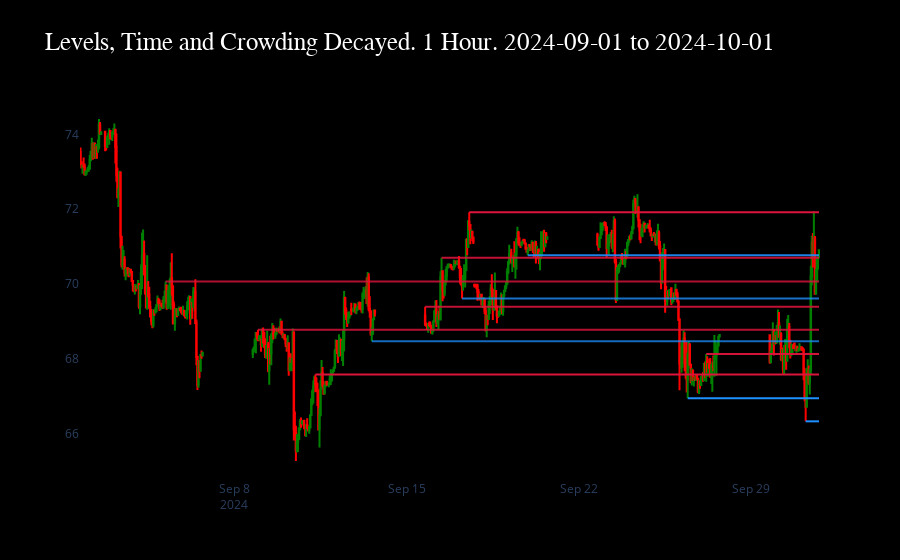

The code cell stored with this chart in its notebook:
### Code cell
import pandas as pd
import numpy as np
import plotly.graph_objects as go

# 1H levels on last 30 days, with row-aware collapse and crowd-aware decay

_df = df.copy()
_df['datetime'] = pd.to_datetime(_df['datetime'])
_df = _df.set_index('datetime').sort_index()
df_1h = _df.resample('1h').agg({'open':'first','high':'max','low':'min','close':'last','volume':'sum'}).dropna().reset_index()

earliest = df_1h['datetime'].min()
cutoff = earliest + pd.Timedelta(days=30)
df_h = df_1h[df_1h['datetime'] <= cutoff].reset_index(drop=True)

n1, n2 = 4, 2
levels_h = []
for row in range(n1, len(df_h) - n2):
    if support(df_h, row, n1, n2):
        levels_h.append((row, df_h.low[row], 1))
    if resistance(df_h, row, n1, n2):
        levels_h.append((row, df_h.high[row], 2))

# collapse while keeping row of first occurrence
def collapse_pairs(pairs, thresh=0.5):
    pairs = sorted(pairs, key=lambda x: x[1])
    kept = []
    for row, price in pairs:
        if not kept or abs(price - kept[-1][1]) > thresh:
            kept.append((row, price))
    return kept

ss_h = collapse_pairs([(r, y) for r, y, t in levels_h if t == 1])
rr_h = collapse_pairs([(r, y) for r, y, t in levels_h if t == 2])

# time decay with crowding; lines start at originating candle
last_time = df_h['datetime'].max()
first_time = df_h['datetime'].min()
span_sec = max((last_time - first_time).total_seconds(), 1)
all_levels = [lvl for _, lvl in ss_h + rr_h]
row_to_time = {i: df_h['datetime'].iloc[i] for i in range(len(df_h))}

def time_decay_levels(levels):
    out = []
    for row, level in levels:
        level_time = row_to_time.get(row, last_time)
        age_sec = max((last_time - level_time).total_seconds(), 0)
        age_norm = age_sec / span_sec
        near_count = sum(1 for v in all_levels if abs(v - level) <= window)
        effective_decay = base_decay + crowd_coeff * max(0, near_count - 1)
        strength = float(np.exp(-effective_decay * age_norm))
        out.append((row, level, strength, level_time))
    return out

ss_strengths = time_decay_levels(ss_h)
rr_strengths = time_decay_levels(rr_h)

supports = pd.DataFrame(ss_strengths, columns=['row', 'level', 'strength', 'time'])
supports['type'] = 'support'
resistances = pd.DataFrame(rr_strengths, columns=['row', 'level', 'strength', 'time'])
resistances['type'] = 'resistance'

levels = pd.merge(supports, resistances, how='outer')
levels.to_csv("levels/1h_levels_24_09_10.csv")

fig = go.Figure(data=[go.Candlestick(
    x=df_h['datetime'],
    open=df_h['open'], high=df_h['high'], low=df_h['low'], close=df_h['close'],
    increasing_line_color='green', decreasing_line_color='red'
)])

x_end = df_h['datetime'].max()

for _, level, strength, t0 in ss_strengths:
    fig.add_shape(
        type='line', xref='x', yref='y',
        x0=t0, x1=x_end, y0=level, y1=level,
        line=dict(color='rgb(30,144,255)', width=2),
        opacity=strength,
    )

for _, level, strength, t0 in rr_strengths:
    fig.add_shape(
        type='line', xref='x', yref='y',
        x0=t0, x1=x_end, y0=level, y1=level,
        line=dict(color='rgb(220,20,60)', width=2),
        opacity=strength,
    )


fig.update_layout(
    showlegend=False,
    xaxis_rangeslider_visible=False,
    xaxis=dict(showgrid=False),
    yaxis=dict(showgrid=False),
    paper_bgcolor='black',
    plot_bgcolor='black',
    title=dict(text=f'Levels, Time and Crowding Decayed. 1 Hour. {first_time.date()} to {last_time.date()}',
    font=dict(color='white', size=25, family='Cascadia Black'))
)

fig.show()

### Figure 1 — Plotly figure (JSON) as saved in the notebook; plotly's stock layout.template omitted (floating-point values rounded to 4 significant figures; data arrays with more than 128 entries replaced by an {"elided": "..."} marker saying what was removed)
{"data": [{"close": {"elided": "526 float values"}, "decreasing": {"line": {"color": "red"}}, "high": {"elided": "526 float values"}, "increasing": {"line": {"color": "green"}}, "low": {"elided": "526 float values"}, "open": {"elided": "526 float values"}, "type": "candlestick", "x": {"elided": "526 str values"}}], "layout": {"paper_bgcolor": "black", "plot_bgcolor": "black", "shapes": [{"line": {"color": "rgb(30,144,255)", "width": 2}, "opacity": 1, "type": "line", "x0": "2024-10-01T05:00:00", "x1": "2024-10-01T18:00:00", "xref": "x", "y0": 66.33, "y1": 66.33, "yref": "y"}, {"line": {"color": "rgb(30,144,255)", "width": 2}, "opacity": 1, "type": "line", "x0": "2024-09-26T10:00:00", "x1": "2024-10-01T18:00:00", "xref": "x", "y0": 66.95, "y1": 66.95, "yref": "y"}, {"line": {"color": "rgb(30,144,255)", "width": 2}, "opacity": 0.7388, "type": "line", "x0": "2024-09-13T14:00:00", "x1": "2024-10-01T18:00:00", "xref": "x", "y0": 68.47, "y1": 68.47, "yref": "y"}, {"line": {"color": "rgb(30,144,255)", "width": 2}, "opacity": 0.7853, "type": "line", "x0": "2024-09-17T06:00:00", "x1": "2024-10-01T18:00:00", "xref": "x", "y0": 69.61, "y1": 69.61, "yref": "y"}, {"line": {"color": "rgb(30,144,255)", "width": 2}, "opacity": 0.9061, "type": "line", "x0": "2024-09-19T22:00:00", "x1": "2024-10-01T18:00:00", "xref": "x", "y0": 70.77, "y1": 70.77, "yref": "y"}, {"line": {"color": "rgb(220,20,60)", "width": 2}, "opacity": 1, "type": "line", "x0": "2024-09-11T07:00:00", "x1": "2024-10-01T18:00:00", "xref": "x", "y0": 67.58, "y1": 67.58, "yref": "y"}, {"line": {"color": "rgb(220,20,60)", "width": 2}, "opacity": 0.9625, "type": "line", "x0": "2024-09-27T04:00:00", "x1": "2024-10-01T18:00:00", "xref": "x", "y0": 68.13, "y1": 68.13, "yref": "y"}, {"line": {"color": "rgb(220,20,60)", "width": 2}, "opacity": 0.827, "type": "line", "x0": "2024-09-08T23:00:00", "x1": "2024-10-01T18:00:00", "xref": "x", "y0": 68.78, "y1": 68.78, "yref": "y"}, {"line": {"color": "rgb(220,20,60)", "width": 2}, "opacity": 0.8752, "type": "line", "x0": "2024-09-15T18:00:00", "x1": "2024-10-01T18:00:00", "xref": "x", "y0": 69.39, "y1": 69.39, "yref": "y"}, {"line": {"color": "rgb(220,20,60)", "width": 2}, "opacity": 0.8016, "type": "line", "x0": "2024-09-05T05:00:00", "x1": "2024-10-01T18:00:00", "xref": "x", "y0": 70.07, "y1": 70.07, "yref": "y"}, {"line": {"color": "rgb(220,20,60)", "width": 2}, "opacity": 0.88, "type": "line", "x0": "2024-09-16T10:00:00", "x1": "2024-10-01T18:00:00", "xref": "x", "y0": 70.7, "y1": 70.7, "yref": "y"}, {"line": {"color": "rgb(220,20,60)", "width": 2}, "opacity": 1, "type": "line", "x0": "2024-09-17T13:00:00", "x1": "2024-10-01T18:00:00", "xref": "x", "y0": 71.92, "y1": 71.92, "yref": "y"}], "showlegend": false, "title": {"font": {"color": "white", "family": "Cascadia Black", "size": 25}, "text": "Levels, Time and Crowding Decayed. 1 Hour. 2024-09-01 to 2024-10-01"}, "xaxis": {"rangeslider": {"visible": false}, "showgrid": false}, "yaxis": {"showgrid": false}}}
